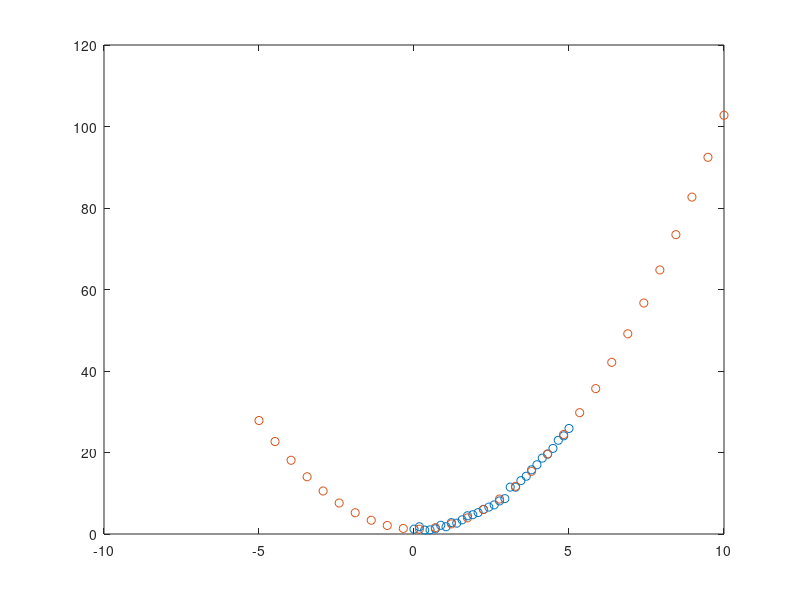

Recreate this plot in MATLAB.
clc;clearvars;close all;

num=30;
x = linspace(0,5,num);

error = rand(1,num);

y1 = x.^2 + 2*error

p = polyfit(x,y1,2);

x1 = linspace(-5,10,num)
y2 = polyval(p,x1);

plot(x,y1,'o',x1,y2,'o')
